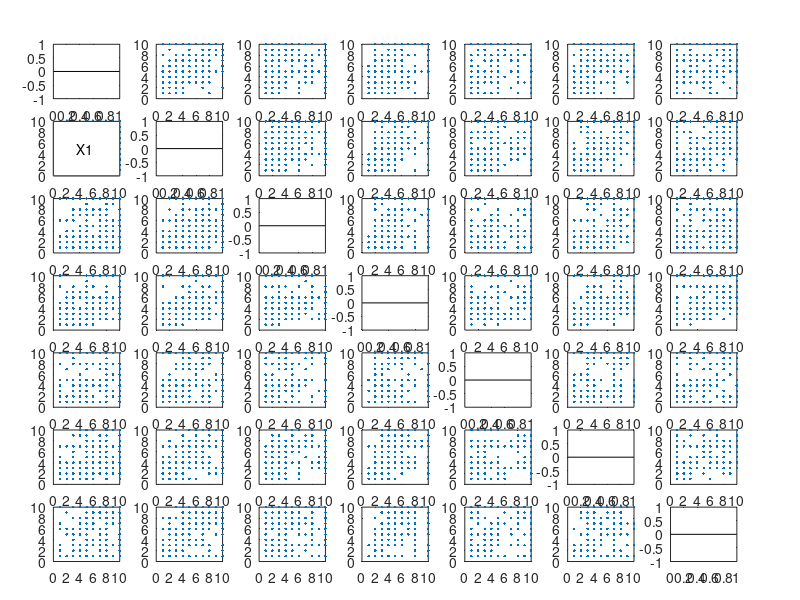

Recreate this plot in MATLAB. (Note: this script raises an error after producing the figure.)
clear; close all;

load mydata.mat;

%Plotting of covariance matrix of waferdata using plottable.m (Q4b)
[n,p]=size(X);
%The data for many of the variables are strongly skewed to the right. 
Y=X(:,9);
X=X(:,2:p-1);
%scatterplot matrix of the data
[ha,ax,bigax,P]=plotmatrix(X);
axes(bigax);
delete(P); %delete the histograms
%Put the labels in.



for i=1:length(variables)
    txtax = axes('Position',get(ax(i,i),'Position'),'units','normalized');
    text(.35,.5,variables(i,:))
    set(txtax,'xtick',[],'ytick',[],'xgrid','off','ygrid','off','box','on')
end 



%  X = zscore(X); %standardize the data
figure; 
boxplot(X,variables);
figure;
boxplot(X,variables,'symbol',''); % discarding outliers from the display
 X = zscore(X); %standardize the data

% Center X by subtracting off column means
X0 = bsxfun(@minus,X,mean(X,1));
S = X0'*X0./(n-1); %Covariance matrix
%Display covariance matrix
figure; displaytable(S,variables);

%Applying PCA: 
% [A,Z,variance,Tsquare]=princomp(X) performs PCA on the n-by-p data matrix X, and returns the 
% principal component coefficients, also known as loadings. Rows of X correspond to observations, 
% columns to variables. A is a p-by-p matrix, each column containing coefficients for one principal 
% component. The columns are in order of decreasing component variance.
% Z=the principal component matrix scores; that is, the representation of X in the principal component space. 
% Rows of Z correspond to observations, columns to components.
% Variance= a vector containing the eigenvalues of the covariance matrix of X.
% Tsquare= contains Hotelling's T2 statistic for each data point.
% princomp centers X by subtracting off column means, but does not rescale the columns of X. 
% To perform principal components analysis with standardized variables, that is, based on correlations, 
% use princomp(zscore(X))

[A,Z,variance,Tsquare]=pca(X);

% PC2 coef vs. PC1 coef  
figure;
scatter(A(:,1),A(:,2),15,'ko','MarkerFaceColor',[.49 1 .63],'LineWidth',1);
%title('Scatter plot of 2nd PC vs. 1st PC');
xlabel('PC1 coefficient','fontsize',14,'fontname','times'); 
ylabel('PC2 coefficient','fontsize',14,'fontname','times');
text(A(:,1),A(:,2),variables,'VerticalAlignment','bottom','HorizontalAlignment','left')
%gname(variables); %press Enter or Escape key to stop labeling.

% PC3 coef vs. PC2 coef  
% figure;
% scatter(Ac(:,2),Ac(:,3),15,'ko','MarkerFaceColor',[.49 1 .63],'LineWidth',1);
% %title('Scatter plot of 2nd PC vs. 1st PC');
% xlabel('PC2 coefficient','fontsize',14,'fontname','times'); 
% ylabel('PC3 coefficient','fontsize',14,'fontname','times');

% PC3 coef vs. PC2 coef  
figure;
scatter(A(:,2),A(:,3),15,'ko','MarkerFaceColor',[.49 1 .63],'LineWidth',1);
%title('Scatter plot of 2nd PC vs. 1st PC');
xlabel('PC2 coefficient','fontsize',14,'fontname','times'); 
ylabel('PC3 coefficient','fontsize',14,'fontname','times');
text(A(:,2),A(:,3),variables,'VerticalAlignment','bottom','HorizontalAlignment','left')
%gname(variables); %press Enter or Escape key to stop labeling.

%Plotting Explained variance vs number of Principal Components (Q4d)
%using Plot and Pareto commands
expvar=100*variance/sum(variance);%percent of the total variability explained by each principal component.

figure;
plot(expvar,'ko-','MarkerFaceColor',[.49 1 .63],'LineWidth',1);
xlabel('Number of Principal Components','fontsize',14,'fontname','times');
ylabel('Explained Variance %','fontsize',14,'fontname','times');
%title('Scree Plot: Explained variance vs. Principal Component Number');

figure;
pareto(expvar);
xlabel('Number of Principal Components','fontsize',14,'fontname','times');
ylabel('Explained Variance %','fontsize',14,'fontname','times');
%title('Pareto of Explained variance vs. Principal Component Number');

%The first three principal components explain 87% of the variation. 
% This is an acceptably large percentage.

% PC2 score vs. PC1 score  (Q4f)
figure;
scatter(Z(:,1),Z(:,2),15,'ko','MarkerFaceColor',[.49 1 .63],'LineWidth',1);
%title('Scatter plot of 2nd PC vs. 1st PC');
xlabel('PC1 score','fontsize',14,'fontname','times'); 
ylabel('PC2 score','fontsize',14,'fontname','times');
text(Z(:,1),Z(:,2),observations,'VerticalAlignment','bottom','HorizontalAlignment','left')


%Biploy helps visualize both the principal component coefficients for each variable and the principal 
%component scores for each observation in a single plot.
biplot(A(:,1:2),'Scores',Z(:,1:2),'VarLabels',variables)
%xlabel('$Z_1$','fontsize',14,'fontname','times','Interpreter','LaTex'); 
%ylabel('$Z_2$','fontsize',14,'fontname','times','Interpreter','LaTex');
axis tight;

figure;
biplot(A(:,1:3),'Scores',Z(:,1:3),'VarLabels',variables)
% xlabel('$Z_1$','fontsize',14,'fontname','times','Interpreter','LaTex'); 
% ylabel('$Z_2$','fontsize',14,'fontname','times','Interpreter','LaTex');
% zlabel('$Z_3$','fontsize',14,'fontname','times','Interpreter','LaTex');
axis tight;


%Component correlation matrix
[Ac,Zc,variancec,Tsquarec]=pca(zscore(X));
C = Ac*sqrt(diag(variancec));
figure('Name','Component Correlation Matrix');
plottable(C,'%.2f');
set(gca,'LineWidth',1.2);
set(gca,'FontSize',12);
set(gca,'color',[.95 .95 .95],'XColor','white', 'YColor','white');
set(gcf,'color','white'); %camzoom(1.1); 
set(gcf,'InvertHardCopy','off'); 
set(gcf,'PaperPositionMode','auto');


figure;
scatter(Zc(:,1),Zc(:,2),15,'ko','MarkerFaceColor',[.49 1 .63],'LineWidth',1);
%title('Scatter plot of 2nd PC vs. 1st PC');
xlabel('PC1 score','fontsize',14,'fontname','times'); 
ylabel('PC2 score','fontsize',14,'fontname','times');

figure;
scatter(Zc(:,2),Zc(:,3),15,'ko','MarkerFaceColor',[.49 1 .63],'LineWidth',1);
%title('Scatter plot of 2nd PC vs. 1st PC');
xlabel('PC2 score','fontsize',14,'fontname','times'); 
ylabel('PC3 score','fontsize',14,'fontname','times');

% PC3 coef vs. PC2 coef  
figure;
scatter(Ac(:,2),Ac(:,3),15,'ko','MarkerFaceColor',[.49 1 .63],'LineWidth',1);
%title('Scatter plot of 2nd PC vs. 1st PC');
xlabel('PC2 coefficient','fontsize',14,'fontname','times'); 
ylabel('PC3 coefficient','fontsize',14,'fontname','times');


% text(Ac(:,1),Ac(:,2),variables,'VerticalAlignment','bottom','HorizontalAlignment','left')


%gname(variables); %press Enter or Escape key to stop labeling.
% gname(variables); %press the Enter or Escape key to stop labeling.
% hold on;
% scattercloud(A(:,1),A(:,2));

figure;
alpha = 0.05;
[outliers1, h1] = tsquarechart(X,alpha); %T^2 chart

figure;
k=1;
[outliers2, h2] = pcachart(X,k); %1st PCA control chart
ylabel('$Z_1$','fontsize',14,'fontname','times','Interpreter','LaTex'); 

% figure;
% i=3; j=4;
% plot(X(:,i),X(:,j),'ro','MarkerEdgeColor','k','MarkerFaceColor','g','MarkerSize',4);
% hold on; [h,s]=plotcov2(mean([X(:,i), X(:,j)])', cov(X(:,i),X(:,j)),'num-pts',1000,'plot-axes',0);
% xlabel('$X_1$','fontsize',14,'fontname','times','Interpreter','LaTex'); 
% ylabel('$X_2$','fontsize',14,'fontname','times','Interpreter','LaTex');
% text(X(:,i),X(:,j),countries,'VerticalAlignment','bottom','HorizontalAlignment','left')
% %gname(countries);

% 2D scatter plots of the principal component scores of data
% mapcaplot(X,observations);

